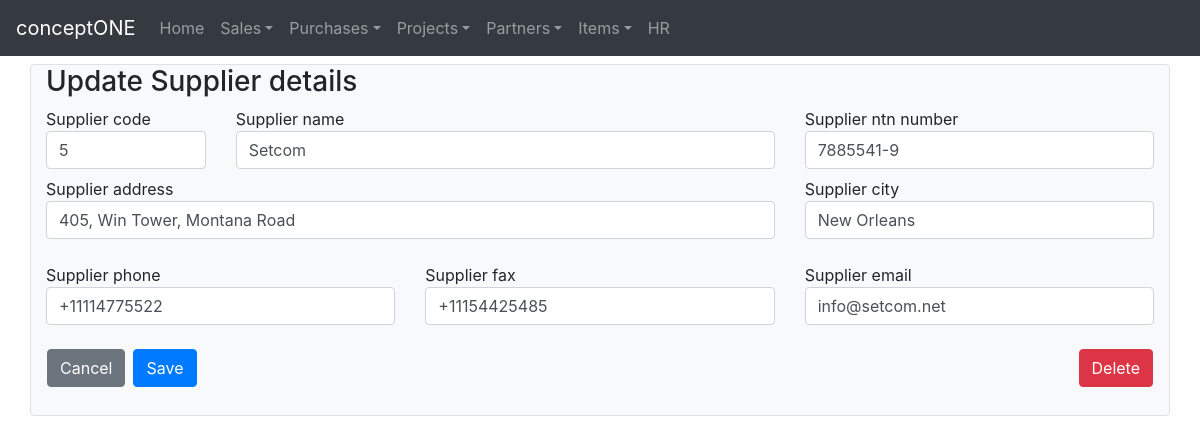
The page /suppliers/update/2/ on the database as committed earlier.
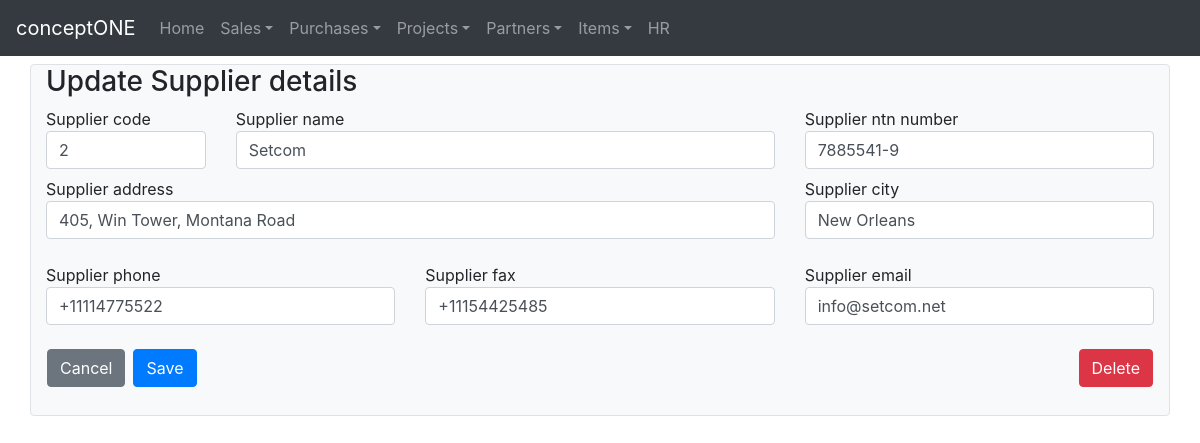
The same page on the database as committed later.
### crudbasic/models.py (models this page shows, shortened)
class Suppliers(models.Model):
    supplier_code = models.CharField(max_length=16, unique=True)
    supplier_name = models.CharField(max_length=128, unique=True)
    supplier_address = models.CharField(max_length=264)
    supplier_city = models.CharField(max_length=128)
    supplier_phone = models.CharField(max_length=128, blank=True)
    supplier_fax = models.CharField(max_length=128, blank=True)
    supplier_email = models.EmailField(max_length=192, blank=True)
    supplier_ntn_number = models.CharField(max_length=128, blank=True)
    created_on = models.DateTimeField(auto_now_add=True)
    updated_on = models.DateTimeField(auto_now=True)

### crudbasic/views.py (the view, shortened to what this page needs)
# urls.py: path('suppliers/update/<int:pk>/',views.UpdateSupplierView.as_view(),name='updatesupplier'),
class UpdateSupplierView(UpdateView):
    model = Suppliers
    form_class = SupplierForm
    template_name = 'crudbasic/createsupplier.html'

### crudbasic/forms.py
class SupplierForm(forms.ModelForm):
    class Meta:
        model = Suppliers
        fields = '__all__'
        widgets = {
                'supplier_code':forms.TextInput(attrs={'class':'form-control'}),
                'supplier_name':forms.TextInput(attrs={'class':'form-control'}),
                'supplier_address':forms.TextInput(attrs={'class':'form-control'}),
                'supplier_city':forms.TextInput(attrs={'class':'form-control'}),
                'supplier_phone':forms.TextInput(attrs={'class':'form-control'}),
                'supplier_fax':forms.TextInput(attrs={'class':'form-control'}),
                'supplier_email':forms.TextInput(attrs={'class':'form-control'}),
                'supplier_ntn_number':forms.TextInput(attrs={'class':'form-control'}),
        }

### templates/crudbasic/createsupplier.html
<!DOCTYPE html>
{% extends "crudbasic/base.html" %}
{% block body_block %}
<div class="container pb-1 border bg-light rounded">
  <h3>
    {% if not form.instance.pk %}
      Create New Supplier
    {% else %}
      Update Supplier details
    {% endif %}
  </h3>
  <form method="post">{% csrf_token %}
    <div class="row mb-2">
      <div class="col-md-2">
        {{ form.supplier_code.label}}
        {{ form.supplier_code }}
      </div>
      <div class="col-md-6">
        {{ form.supplier_name.label }}
        {{ form.supplier_name }}
      </div>
      <div class="col-md-4">
        {{ form.supplier_ntn_number.label }}
        {{ form.supplier_ntn_number }}
      </div>
    </div>
    <div class="row mb-4">
      <div class="col-md-8">
        {{ form.supplier_address.label }}
        {{ form.supplier_address }}
      </div>
      <div class="col-md-4">
        {{ form.supplier_city.label }}
        {{ form.supplier_city }}
      </div>
    </div>
    <div class="row mb-4">
      <div class="col-md-4">
        {{ form.supplier_phone.label}}
        {{ form.supplier_phone }}
      </div>
      <div class="col-md-4">
        {{ form.supplier_fax.label }}
        {{ form.supplier_fax }}
      </div>
      <div class="col-md-4">
        {{ form.supplier_email.label }}
        {{ form.supplier_email }}
      </div>
    </div>
    <div class="row mb-4">
      {% url 'crudbasic:suppliers' as back_url %}
      {% if not form.instance.pk %}
        {% include "crudbasic/buttonpanel/createbuttonpanel.html" %}
      {% else %}
        {% include "crudbasic/buttonpanel/updatebuttonpanel.html" %}
      {% endif %}
    </div>
  </form>
</div>
{% endblock %}

Rows that differ between the two databases and show on the page:
changed Suppliers "Setcom": supplier_code "5" → "2"
